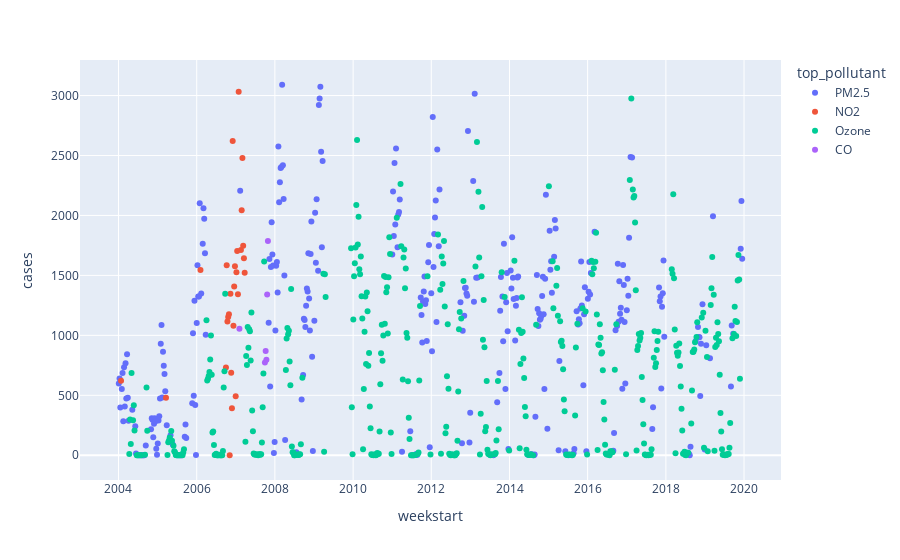

Write notebook code for a chart like this one.
### Code cell
px.scatter(data_frame=df, x='weekstart', y='cases', color='top_pollutant')

### Figure 1 — Plotly figure (JSON) as saved in the notebook; plotly's stock layout.template omitted (floating-point values rounded to 4 significant figures; data arrays with more than 128 entries replaced by an {"elided": "..."} marker saying what was removed)
{"data": [{"hovertemplate": "top_pollutant=PM2.5<br>weekstart=%{x}<br>cases=%{y}<extra></extra>", "legendgroup": "PM2.5", "marker": {"color": "#636efa", "symbol": "circle"}, "mode": "markers", "name": "PM2.5", "orientation": "v", "showlegend": true, "type": "scatter", "x": {"elided": "303 str values"}, "xaxis": "x", "y": {"elided": "303 int values"}, "yaxis": "y"}, {"hovertemplate": "top_pollutant=NO2<br>weekstart=%{x}<br>cases=%{y}<extra></extra>", "legendgroup": "NO2", "marker": {"color": "#EF553B", "symbol": "circle"}, "mode": "markers", "name": "NO2", "orientation": "v", "showlegend": true, "type": "scatter", "x": ["2004-01-25T00:00:00", "2005-03-20T00:00:00", "2006-02-05T00:00:00", "2006-10-01T00:00:00", "2006-10-08T00:00:00", "2006-10-15T00:00:00", "2006-10-22T00:00:00", "2006-10-29T00:00:00", "2006-11-05T00:00:00", "2006-11-12T00:00:00", "2006-11-19T00:00:00", "2006-11-26T00:00:00", "2006-12-03T00:00:00", "2006-12-10T00:00:00", "2006-12-17T00:00:00", "2006-12-24T00:00:00", "2006-12-31T00:00:00", "2007-01-07T00:00:00", "2007-01-14T00:00:00", "2007-01-21T00:00:00", "2007-01-28T00:00:00", "2007-02-18T00:00:00", "2007-02-25T00:00:00", "2007-03-04T00:00:00", "2007-03-11T00:00:00", "2007-03-18T00:00:00", "2007-03-25T00:00:00"], "xaxis": "x", "y": [622, 480, 1544, 731, 1584, 1115, 1152, 1176, 0, 1347, 688, 393, 2620, 1079, 1408, 1577, 493, 1526, 1704, 1342, 3032, 1712, 2043, 2479, 1747, 1643, 1522], "yaxis": "y"}, {"hovertemplate": "top_pollutant=Ozone<br>weekstart=%{x}<br>cases=%{y}<extra></extra>", "legendgroup": "Ozone", "marker": {"color": "#00cc96", "symbol": "circle"}, "mode": "markers", "name": "Ozone", "orientation": "v", "showlegend": true, "type": "scatter", "x": {"elided": "432 str values"}, "xaxis": "x", "y": {"elided": "432 int values"}, "yaxis": "y"}, {"hovertemplate": "top_pollutant=CO<br>weekstart=%{x}<br>cases=%{y}<extra></extra>", "legendgroup": "CO", "marker": {"color": "#ab63fa", "symbol": "circle"}, "mode": "markers", "name": "CO", "orientation": "v", "showlegend": true, "type": "scatter", "x": ["2007-02-04T00:00:00", "2007-09-30T00:00:00", "2007-10-07T00:00:00", "2007-10-14T00:00:00", "2007-10-21T00:00:00", "2007-10-28T00:00:00"], "xaxis": "x", "y": [1056, 774, 869, 797, 1341, 1786], "yaxis": "y"}], "layout": {"legend": {"title": {"text": "top_pollutant"}, "tracegroupgap": 0}, "margin": {"t": 60}, "xaxis": {"anchor": "y", "domain": [0, 1], "title": {"text": "weekstart"}}, "yaxis": {"anchor": "x", "domain": [0, 1], "title": {"text": "cases"}}}}
